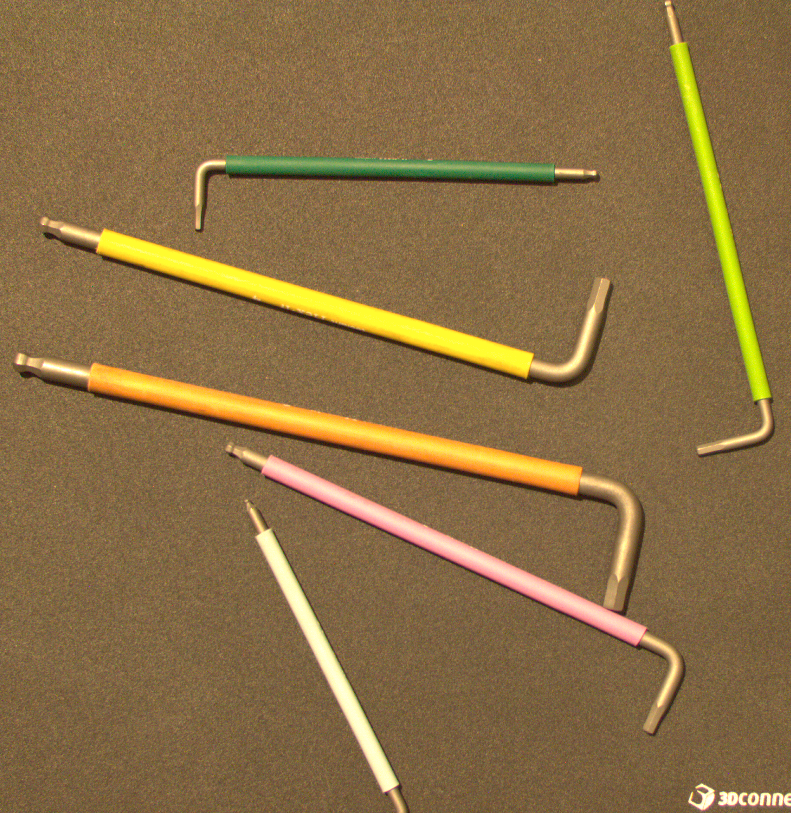
#> input picture Images/Test 1.png, 791 x 813 px
$ python Test.py
#> lines starting #> are read from the running program, lines starting #| are printed output that depends on the picture; after the words box and inside, x2 and y2 are one past the last pixel; in counts of white or black regions, pixels touching at a corner belong together
import cv2
import numpy as np

def fill_holes(binary):
    # Fill những chấm đen trên vật thể màu trắng nằm trên nền đen của ảnh nhị
    # Có tác dụng loại bỏ nhiễu trắng vùng lớn trên nền và chấm đen trên nền trắng của vật thể
    h, w = binary.shape
    flood = binary.copy()
    mask = np.zeros((h + 2, w + 2), np.uint8)
    cv2.floodFill(flood, mask, seedPoint=(0, 0), newVal=255)
    # Hàm này chỉ lan từ tọa độ (0, 0) và chỉ tô nền thành trắng
    flood_inv = cv2.bitwise_not(flood)
    return cv2.bitwise_or(binary, flood_inv)

img = cv2.imread("../Images/Test 1.png")
#> img is the input picture: shape (813, 791, 3); mean B, G, R 69.3, 111.8, 138.9
if img is None:
    raise FileNotFoundError("Không đọc được ảnh")

# Làm việc trên kênh sáng để ít bị ảnh hưởng màu
lab = cv2.cvtColor(img, cv2.COLOR_BGR2LAB) #
#> lab: shape (813, 791, 3); mean of channels 0, 1, 2 124.3, 133.3, 154.9
L, A, B = cv2.split(lab) # Tách thành 3 kênh riêng biệt mỗi kênh sẽ là 1 ảnh
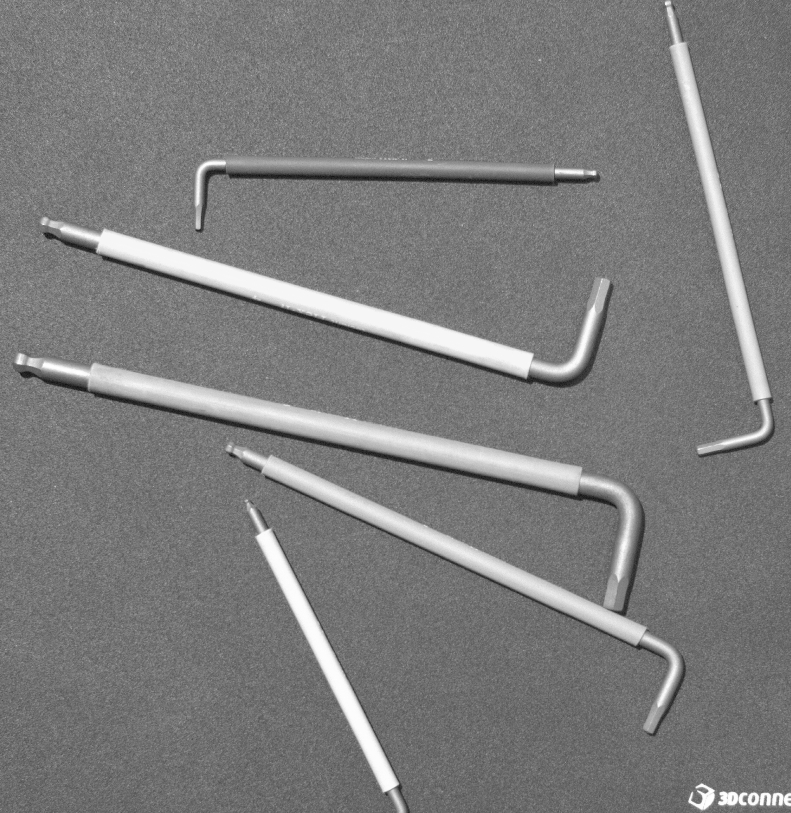
#> L: shape (813, 791); min 17, max 255, mean 124.3
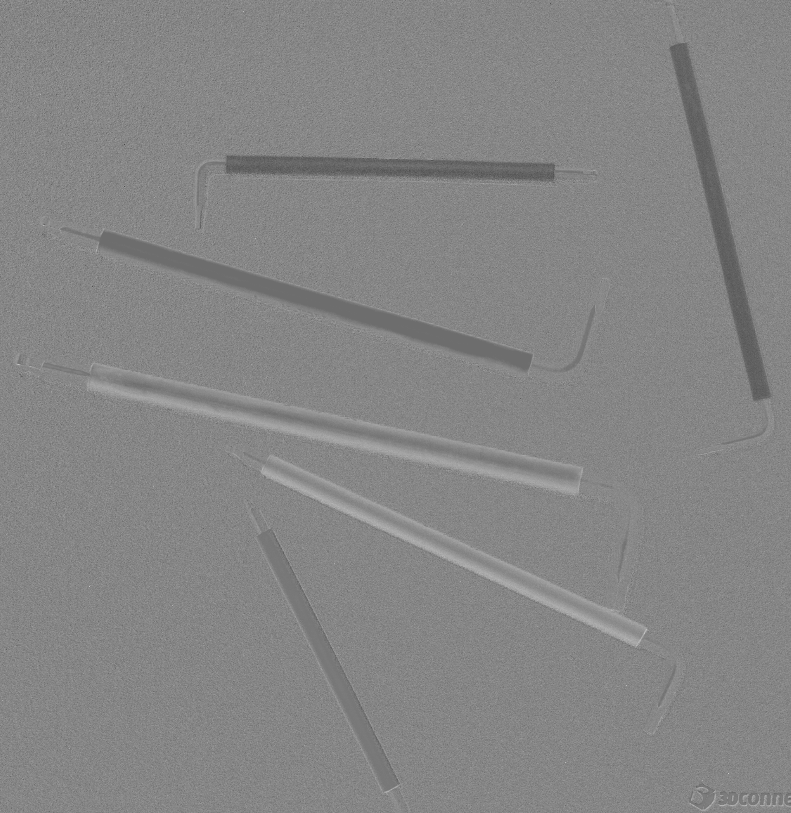
#> A: shape (813, 791); min 70, max 201, mean 133.3
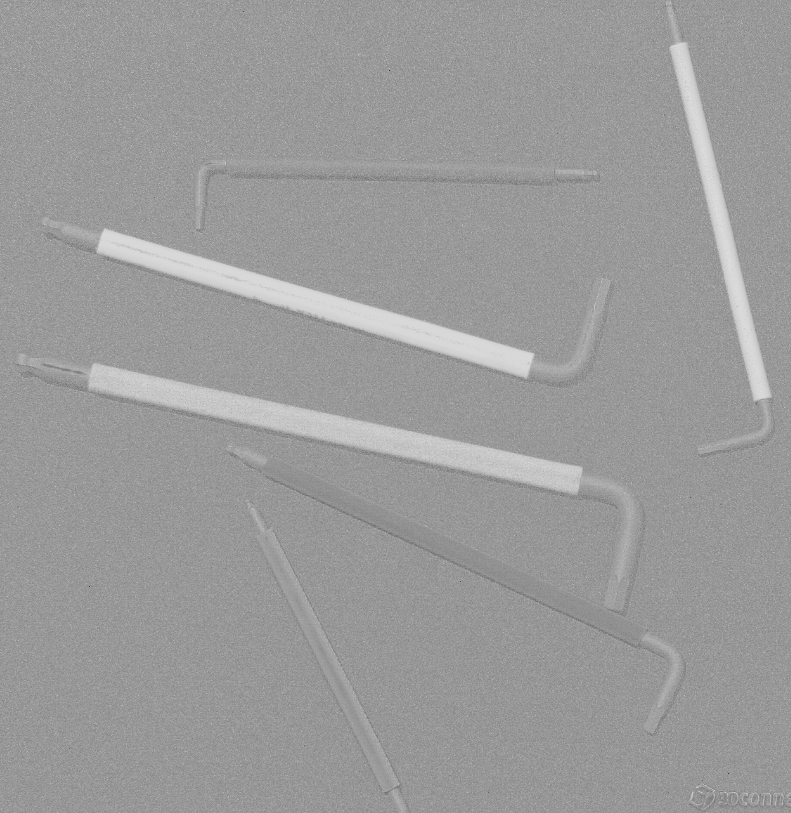
#> B: shape (813, 791); min 53, max 221, mean 154.9

# Tăng tương phản để vật thể nổi hơn nền
clahe = cv2.createCLAHE(clipLimit=1.0, tileGridSize=(8, 8))
L_space_img = clahe.apply(L)

# Giảm nhiễu nhẹ
L_space_img_blur = cv2.GaussianBlur(L_space_img, (5, 5), 0)
retval, img_binary = cv2.threshold(L_space_img_blur, 0, 255, cv2.THRESH_BINARY + cv2.THRESH_OTSU)
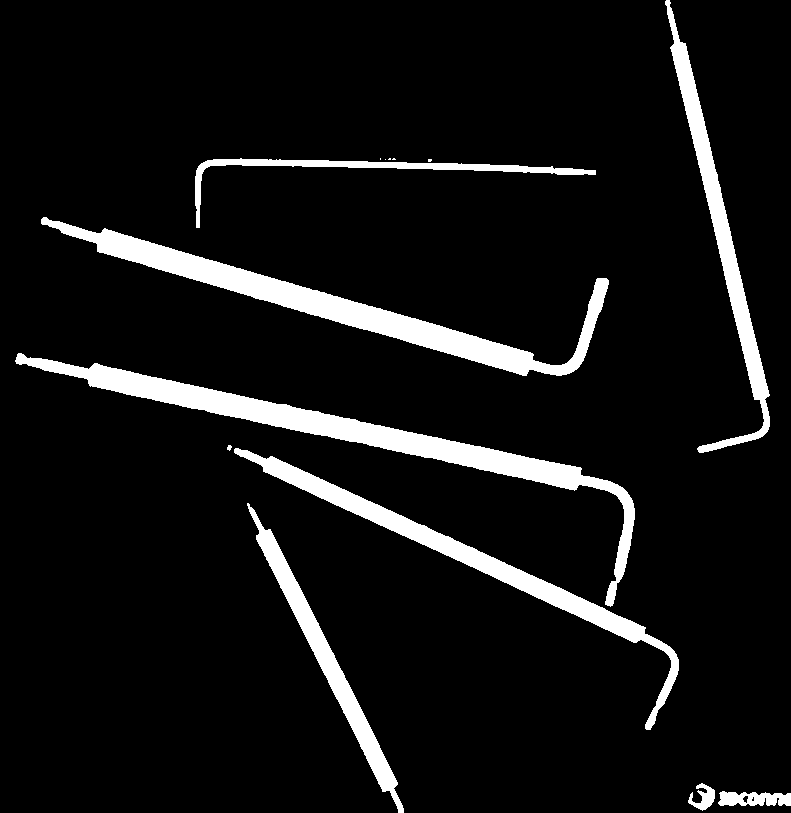
#> img_binary: shape (813, 791); 8% white; 14 white regions (5 under 20 px), largest, box (x1, y1, x2, y2) and area: (15, 353, 635, 607) 13706, (41, 217, 609, 376) 13049, (234, 448, 679, 730) 8639
#> retval = 163

# Tạo kernel cho phép mở và đóng
k_close = cv2.getStructuringElement(cv2.MORPH_ELLIPSE, (4, 4))
k_open = cv2.getStructuringElement(cv2.MORPH_ELLIPSE, (5, 5))

# Thực hiện phép mở và đóng
close_img = cv2.morphologyEx(img_binary, cv2.MORPH_CLOSE, k_close, iterations=1)
#> close_img: shape (813, 791); 8% white; 7 white regions, largest, box (x1, y1, x2, y2) and area: (16, 354, 680, 731) 22364, (42, 218, 610, 377) 13041, (666, 0, 771, 454) 6702
# open_img = cv2.morphologyEx(close_img, cv2.MORPH_OPEN, k_open, iterations=1)

dialate_img = cv2.dilate(close_img, k_close, iterations=2)
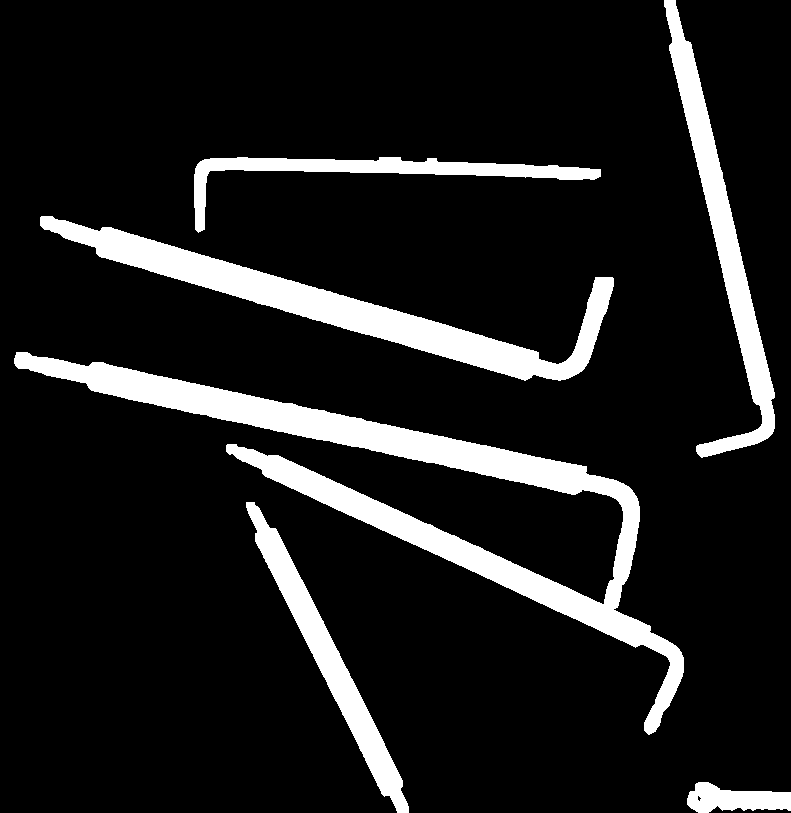
#> dialate_img: shape (813, 791); 11.7% white; 6 white regions, box (x1, y1, x2, y2) and area: (14, 352, 684, 735) 31573, (40, 216, 614, 381) 17612, (664, 0, 775, 458) 10218, (246, 502, 409, 813) 7833, (194, 157, 601, 233) 5881, (687, 782, 791, 813) 2119

filled_hole_img = fill_holes(dialate_img)
#> in fill_holes, `cv2.floodFill(flood, mask, seedPoint=(0, 0), newVal=255)`:
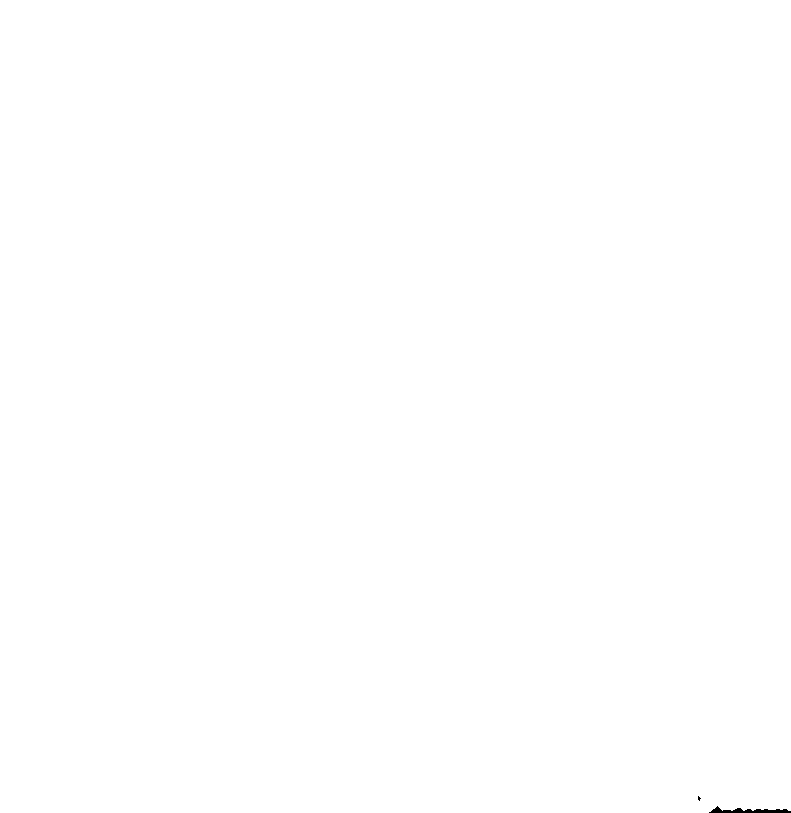
#> flood: shape (813, 791); 100% white; 2 black regions (1 under 20 px), largest, box (x1, y1, x2, y2) and area: (709, 806, 791, 813) 280
#> in fill_holes, `return cv2.bitwise_or(binary, flood_inv)`: returned value: shape (813, 791); 11.7% white; 6 white regions

contours, hirerachy = cv2.findContours(filled_hole_img, cv2.RETR_EXTERNAL, cv2.CHAIN_APPROX_SIMPLE)
#> contours = 6 contours; box (x1, y1, x2, y2) and area: (14, 352, 684, 735) 30304, (40, 216, 614, 381) 16970, (664, 0, 775, 458) 9706, (246, 502, 409, 813) 7506, (194, 157, 601, 233) 5410, (687, 782, 791, 813) 2286; hirerachy = [[1, -1, -1, -1], [2, 0, -1, -1], [3, 1, -1, -1], [4, 2, -1, -1], [5, 3, -1, -1], [-1, 4, -1, -1]]
for contour in contours:
    min_rect = cv2.minAreaRect(contour)
    rect_box = cv2.boxPoints(min_rect)
    rect_box_int = np.int32(rect_box)
    cv2.drawContours(img, [rect_box_int], -1, (0, 255, 0), 2)
#> this loop made 6 passes
#> (min_rect, rect_box_int) on passes 1, 3, 5, 6: (((738.5, 797), (30, 103), -90), [[790, 812], [687, 812], [687, 782], [790, 782]]), (((382.3, 461.4), (204.5, 743.4), -59.85), [[652, 736], [9, 363], [112, 186], [755, 559]]), (((393.6, 169.6), (409.4, 71.75), -7.62), [[195, 232], [185, 161], [591, 106], [601, 178]]), (((720.9, 225.8), (82.03, 458.5), -4.11), [[696, 457], [663, 0], [745, -5], [778, 451]])
#> (min_rect, rect_box, rect_box_int) on passes 2, 4: (((327, 657), (25.04, 349.7), -26.57), [[394, 819], [237.6, 506.2], [260, 495], [416.4, 807.8]], [[394, 819], [237, 506], [260, 495], [416, 807]]), (((321, 301.6), (111.9, 577.1), -83.78), [[601.8, 388.5], [28.13, 326], [40.25, 214.7], [614, 277.2]], [[601, 388], [28, 325], [40, 214], [613, 277]])
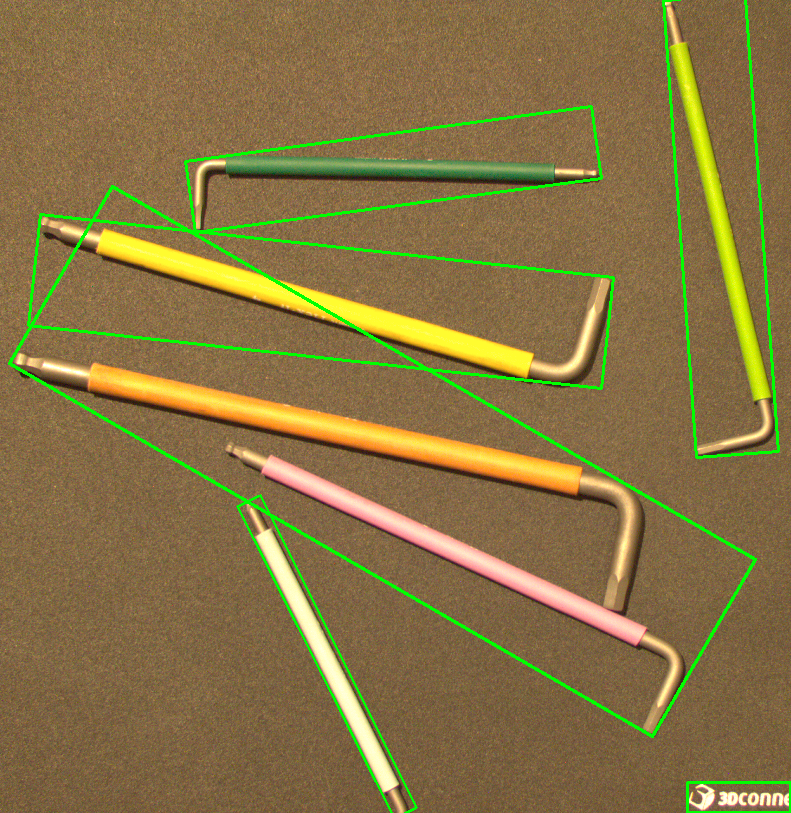
#> img: shape (813, 791, 3); mean B, G, R 67.4, 116.1, 135.1

print(len(contours))
#| 6

cv2.imshow("Original", img)
cv2.imshow("Result", filled_hole_img)

if cv2.waitKey(0) & 0xFF == ord('q'):
#> (key q is pressed here)
    cv2.destroyAllWindows()
